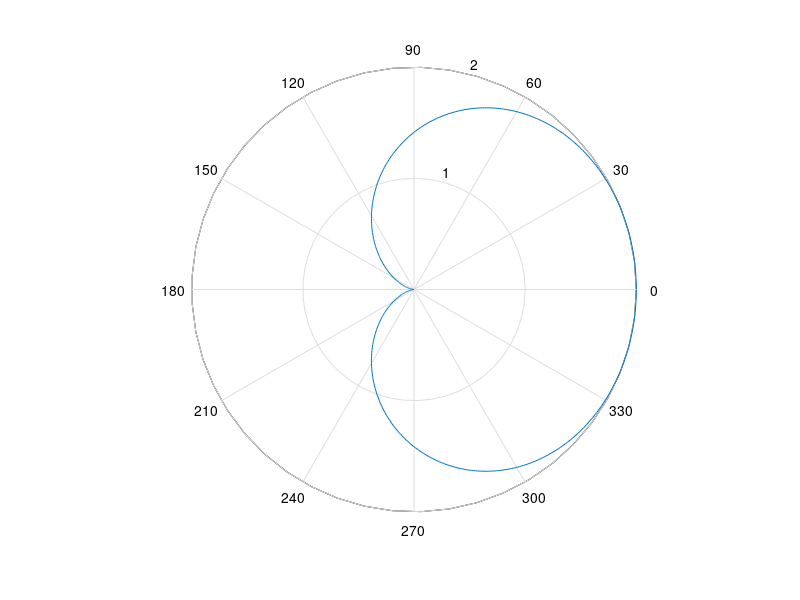

The MATLAB script that drew this image: (Note: this script raises an error after producing the figure.)
lambda=0.03;
d = lambda/4;
phi = pi/2;
k = 2*pi/lambda

theta = 0:0.01:2*pi


rho = 2*cos(k * d/2 * cos(theta) - phi/2);

polar(theta, rho);
polarplot(theta,rho);